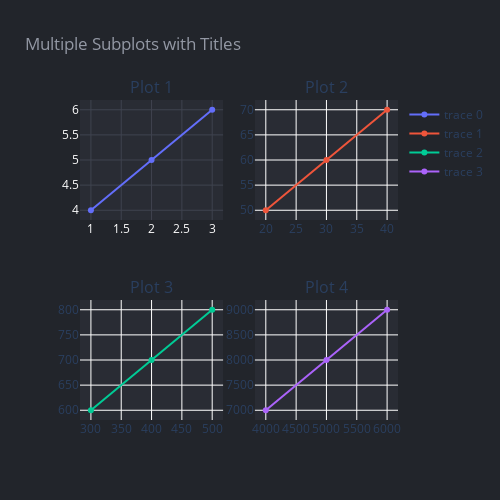

Notebook source saved alongside this figure:
### Code cell
from plotly.subplots import make_subplots
import plotly.graph_objects as go

fig = make_subplots(
    rows=2, cols=2,
    subplot_titles=("Plot 1", "Plot 2", "Plot 3", "Plot 4"))

fig.add_trace(go.Scatter(x=[1, 2, 3], y=[4, 5, 6]),
              row=1, col=1)

fig.add_trace(go.Scatter(x=[20, 30, 40], y=[50, 60, 70]),
              row=1, col=2)

fig.add_trace(go.Scatter(x=[300, 400, 500], y=[600, 700, 800]),
              row=2, col=1)

fig.add_trace(go.Scatter(x=[4000, 5000, 6000], y=[7000, 8000, 9000]),
              row=2, col=2)

fig.update_layout(height=500, width=700,
                  title_text="Multiple Subplots with Titles")

render(fig)
fig.show()

### Figure 1 — Plotly figure (JSON) as saved in the notebook; plotly's stock layout.template omitted (floating-point values rounded to 4 significant figures)
{"data": [{"type": "scatter", "x": [1, 2, 3], "xaxis": "x", "y": [4, 5, 6], "yaxis": "y"}, {"type": "scatter", "x": [20, 30, 40], "xaxis": "x2", "y": [50, 60, 70], "yaxis": "y2"}, {"type": "scatter", "x": [300, 400, 500], "xaxis": "x3", "y": [600, 700, 800], "yaxis": "y3"}, {"type": "scatter", "x": [4000, 5000, 6000], "xaxis": "x4", "y": [7000, 8000, 9000], "yaxis": "y4"}], "layout": {"annotations": [{"font": {"size": 16}, "showarrow": false, "text": "Plot 1", "x": 0.225, "xanchor": "center", "xref": "paper", "y": 1, "yanchor": "bottom", "yref": "paper"}, {"font": {"size": 16}, "showarrow": false, "text": "Plot 2", "x": 0.775, "xanchor": "center", "xref": "paper", "y": 1, "yanchor": "bottom", "yref": "paper"}, {"font": {"size": 16}, "showarrow": false, "text": "Plot 3", "x": 0.225, "xanchor": "center", "xref": "paper", "y": 0.375, "yanchor": "bottom", "yref": "paper"}, {"font": {"size": 16}, "showarrow": false, "text": "Plot 4", "x": 0.775, "xanchor": "center", "xref": "paper", "y": 0.375, "yanchor": "bottom", "yref": "paper"}], "height": 500, "paper_bgcolor": "#22252B", "plot_bgcolor": "#292C34", "title": {"font": {"color": "#9398A4"}, "text": "Multiple Subplots with Titles"}, "width": 500, "xaxis": {"anchor": "y", "domain": [0, 0.45], "gridcolor": "#3F434F", "tickfont": {"color": "#ffffff"}}, "xaxis2": {"anchor": "y2", "domain": [0.55, 1]}, "xaxis3": {"anchor": "y3", "domain": [0, 0.45]}, "xaxis4": {"anchor": "y4", "domain": [0.55, 1]}, "yaxis": {"anchor": "x", "domain": [0.625, 1], "gridcolor": "#3F434F", "tickfont": {"color": "#ffffff"}}, "yaxis2": {"anchor": "x2", "domain": [0.625, 1]}, "yaxis3": {"anchor": "x3", "domain": [0, 0.375]}, "yaxis4": {"anchor": "x4", "domain": [0, 0.375]}}}
